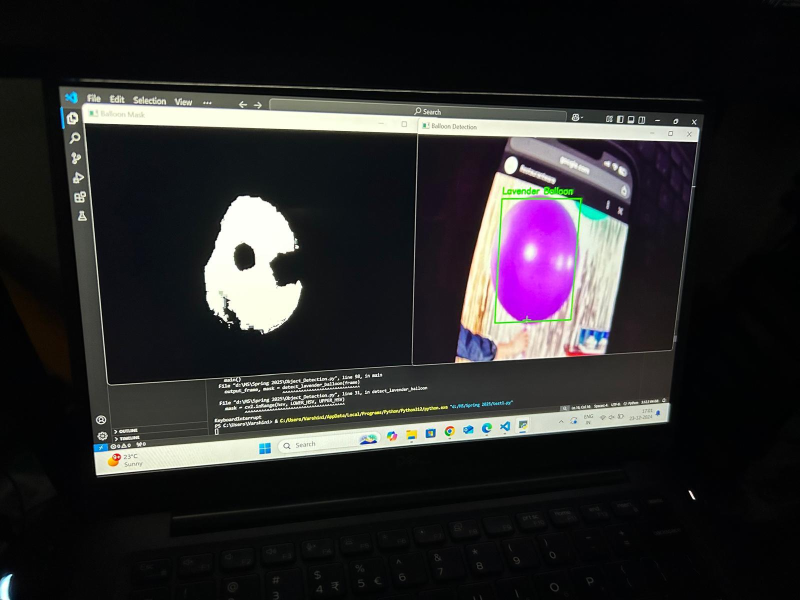
#> input picture Yolo_Object_Detection/ObjectDetection1.jpeg, 1600 x 1200 px, given in place of the camera (shown at 1/2 size)
$ python Object_Detection.py
#> lines starting #> are read from the running program, lines starting #| are printed output that depends on the picture
#> in main, frame is the input picture: shape (1200, 1600, 3); mean B, G, R 43.6, 41.7, 43.2
import cv2
import numpy as np

# Define the HSV range for lavender color (adjust these values based on your balloon)
LOWER_HSV = np.array([142, 147, 196])  # Replace with your actual lower HSV range
UPPER_HSV = np.array([150, 203, 255])  # Replace with your actual upper HSV range

def preprocess_frame(frame):
    """
    Preprocess the frame to normalize lighting conditions.
    """
    # Convert to grayscale
    gray = cv2.cvtColor(frame, cv2.COLOR_BGR2GRAY)
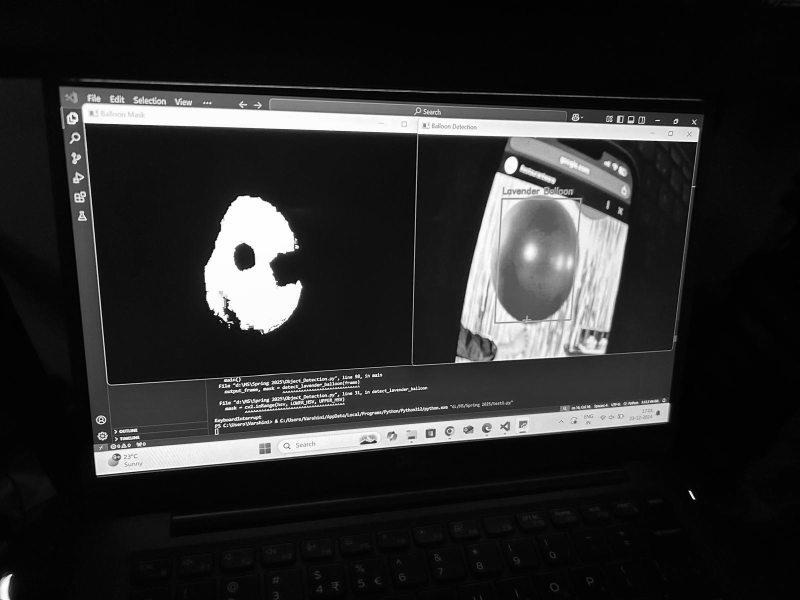
#> gray: shape (1200, 1600) (shown at 1/2 size); min 0, max 255, mean 42.3
    # Apply histogram equalization for better contrast
    equalized = cv2.equalizeHist(gray)
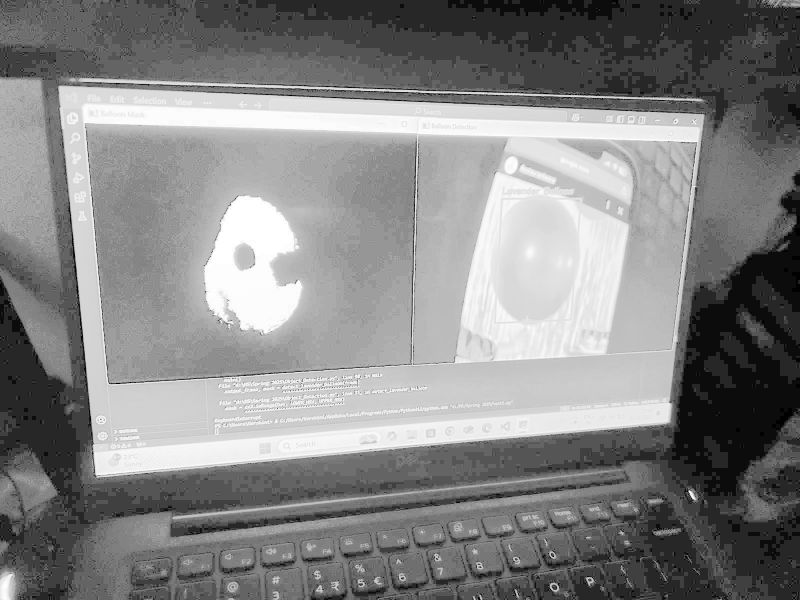
#> equalized: shape (1200, 1600) (shown at 1/2 size); min 0, max 255, mean 132.7
    # Convert back to BGR (for consistent color processing)
    preprocessed = cv2.cvtColor(equalized, cv2.COLOR_GRAY2BGR)
    return preprocessed

def detect_lavender_balloon(frame):
    """
    Detect lavender balloons in the frame and visualize the mask.
    """
    # Preprocess the frame for better lighting consistency
    preprocessed_frame = preprocess_frame(frame)

    # Convert to HSV color space
    hsv = cv2.cvtColor(preprocessed_frame, cv2.COLOR_BGR2HSV)
#> hsv: shape (1200, 1600, 3); mean H, S, V 0, 0, 132.7

    # Create a mask for the lavender color
    mask = cv2.inRange(hsv, LOWER_HSV, UPPER_HSV)
#> mask: shape (1200, 1600); every value is 0
    cv2.imshow("Raw Mask", mask)  # Debug: Show raw mask

    # Reduce noise with Gaussian blur
    mask = cv2.GaussianBlur(mask, (15, 15), 0)
    cv2.imshow("Blurred Mask", mask)  # Debug: Show blurred mask

    # Apply morphological operations to close gaps
    kernel = np.ones((7, 7), np.uint8)
    mask = cv2.morphologyEx(mask, cv2.MORPH_CLOSE, kernel)
    cv2.imshow("Processed Mask", mask)  # Debug: Show processed mask

    # Find contours in the mask
    contours, _ = cv2.findContours(mask, cv2.RETR_EXTERNAL, cv2.CHAIN_APPROX_SIMPLE)
#> contours = []
    detected = False
    largest_contour = None

    for contour in contours:
        # Filter based on contour area (ignore very small or very large objects)
        area = cv2.contourArea(contour)
        if area < 500 or area > 10000:  # Adjust thresholds as needed
            continue

        # Filter based on shape (aspect ratio close to 1 for circular objects)
        x, y, w, h = cv2.boundingRect(contour)
        aspect_ratio = float(w) / h
        if aspect_ratio < 0.6 or aspect_ratio > 1.4:
            continue

        # Debugging: Print contour area and aspect ratio
        print(f"Detected contour area: {area}, Aspect ratio: {aspect_ratio}")

        # Mark this contour as the largest matching balloon
        if largest_contour is None or area > cv2.contourArea(largest_contour):
            largest_contour = contour
            detected = True
#> this loop made 0 passes
#> after the loop, detected = False

    if detected and largest_contour is not None:
        # Draw the bounding box and label on the frame
        x, y, w, h = cv2.boundingRect(largest_contour)
        cv2.rectangle(frame, (x, y), (x + w, y + h), (0, 255, 0), 3)
        cv2.putText(frame, "Lavender Balloon", (x, y - 10),
                    cv2.FONT_HERSHEY_SIMPLEX, 0.6, (0, 255, 0), 2)

    return frame, mask

def main():
    """
    Main function to capture video from the USB camera and detect lavender balloons.
    """
    # Open the USB camera (change index if necessary)
    cap = cv2.VideoCapture(1)

    if not cap.isOpened():
        print("[ERROR] Unable to access the camera.")
        return

    print("[INFO] Press 'q' to quit.")

    while True:
        # Read a frame from the camera
        ret, frame = cap.read()
        if not ret:
            print("[ERROR] Failed to grab a frame.")
            break

        # Detect lavender balloons
        output_frame, mask = detect_lavender_balloon(frame)

        # Display the detection result
        cv2.imshow("Balloon Detection", output_frame)

        # Exit on 'q' key press
        if cv2.waitKey(1) & 0xFF == ord('q'):
#> (key q is pressed here)
            break

    # Release resources
    cap.release()
    cv2.destroyAllWindows()

if __name__ == "__main__":
    main()

$ run again, on Yolo_Object_Detection/ObjectDetection2.jpeg
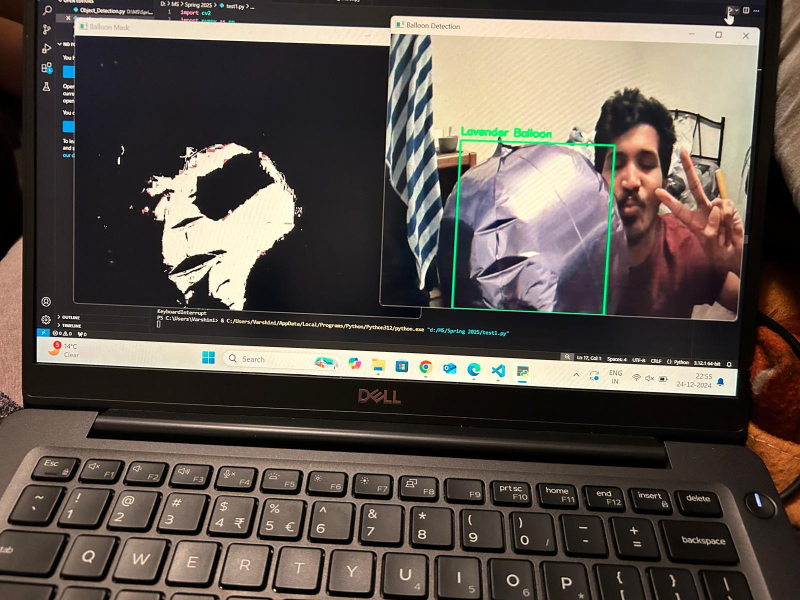
#> input picture Yolo_Object_Detection/ObjectDetection2.jpeg, 1600 x 1200 px, given in place of the camera (shown at 1/2 size)
#> in main, frame is the input picture: shape (1200, 1600, 3); mean B, G, R 75.1, 82.7, 91.8
#> in preprocess_frame, `gray = cv2.cvtColor(frame, cv2.COLOR_BGR2GRAY)`:
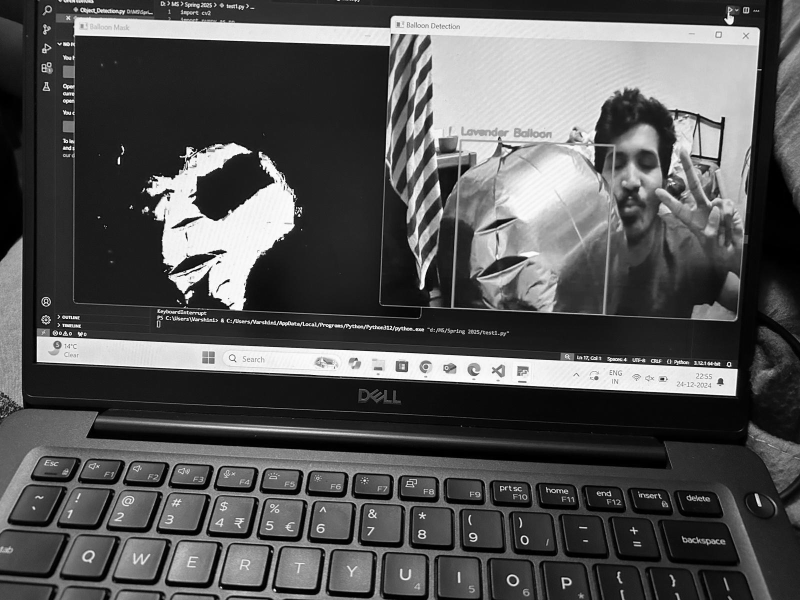
#> gray: shape (1200, 1600) (shown at 1/2 size); min 0, max 255, mean 84.5
#> in preprocess_frame, `equalized = cv2.equalizeHist(gray)`:
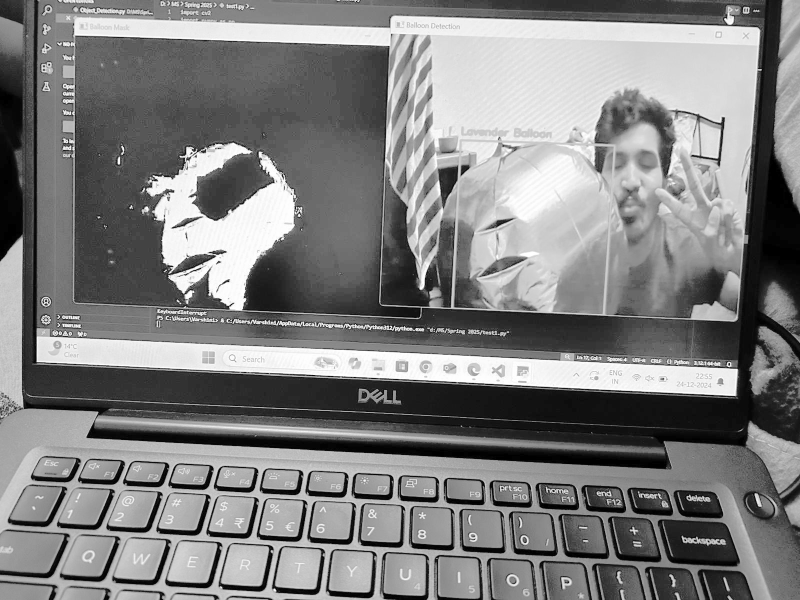
#> equalized: shape (1200, 1600) (shown at 1/2 size); min 0, max 255, mean 127.7
#> hsv: shape (1200, 1600, 3); mean H, S, V 0, 0, 127.7
#> mask: shape (1200, 1600); every value is 0
#> contours = []
#> after the loop in detect_lavender_balloon, `for contour in contours:`: detected = False

$ run again, on Yolo_Object_Detection/ObjectDetection3.jpeg
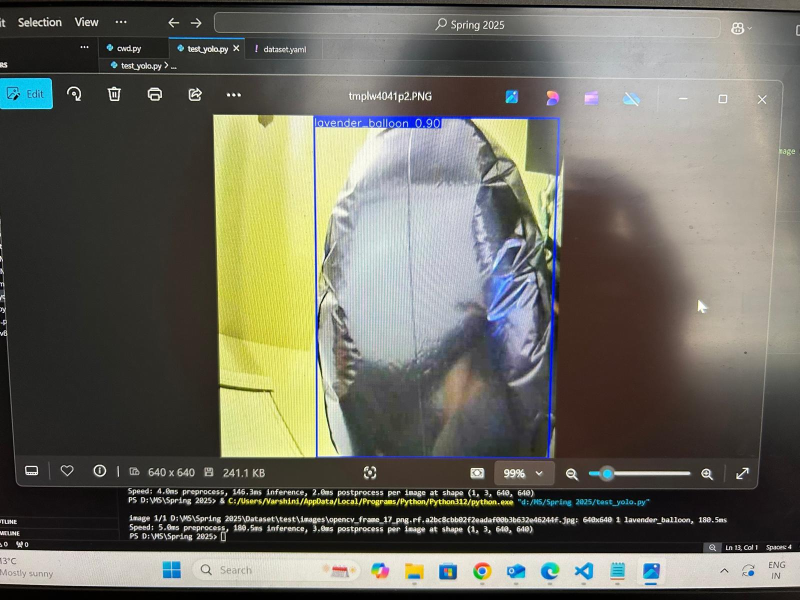
#> input picture Yolo_Object_Detection/ObjectDetection3.jpeg, 1600 x 1200 px, given in place of the camera (shown at 1/2 size)
#> in main, frame is the input picture: shape (1200, 1600, 3); mean B, G, R 95.9, 106.6, 107.7
#> in preprocess_frame, `gray = cv2.cvtColor(frame, cv2.COLOR_BGR2GRAY)`:
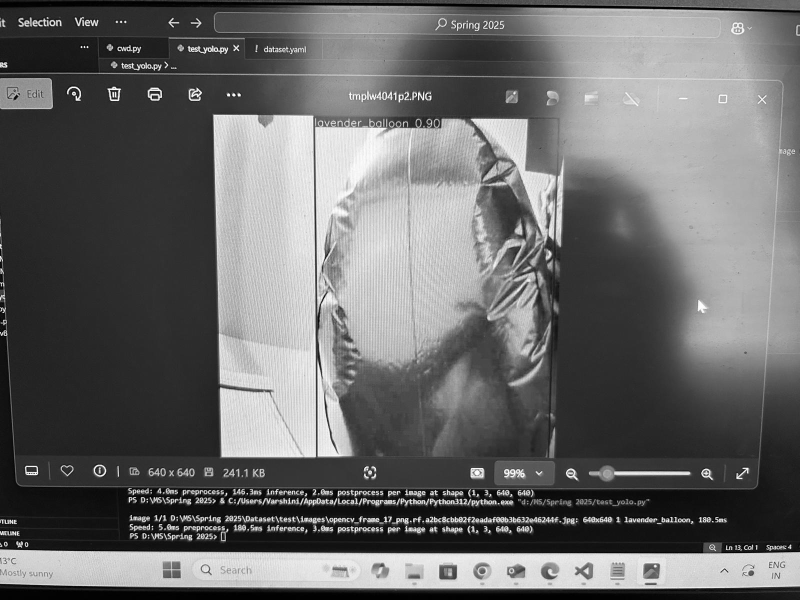
#> gray: shape (1200, 1600) (shown at 1/2 size); min 0, max 255, mean 105.7
#> in preprocess_frame, `equalized = cv2.equalizeHist(gray)`:
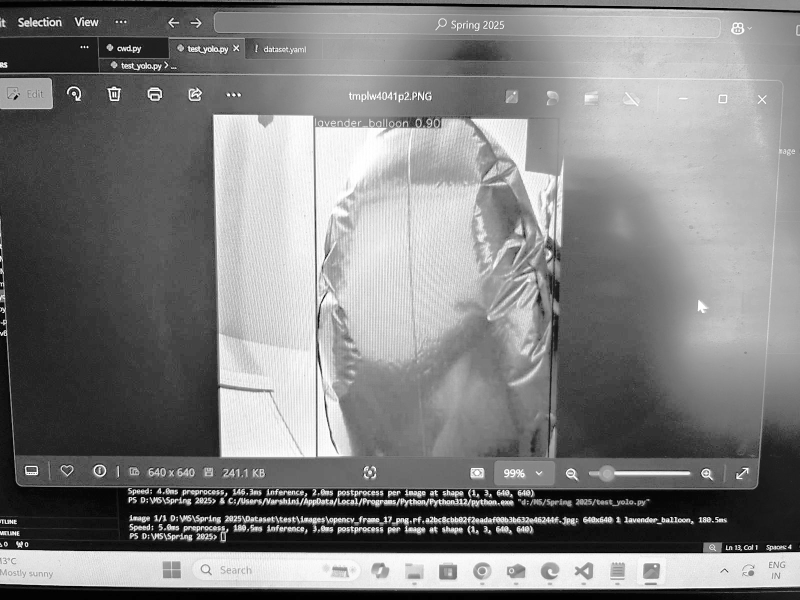
#> equalized: shape (1200, 1600) (shown at 1/2 size); min 0, max 255, mean 128.2
#> hsv: shape (1200, 1600, 3); mean H, S, V 0, 0, 128.2
#> mask: shape (1200, 1600); every value is 0
#> contours = []
#> after the loop in detect_lavender_balloon, `for contour in contours:`: detected = False
